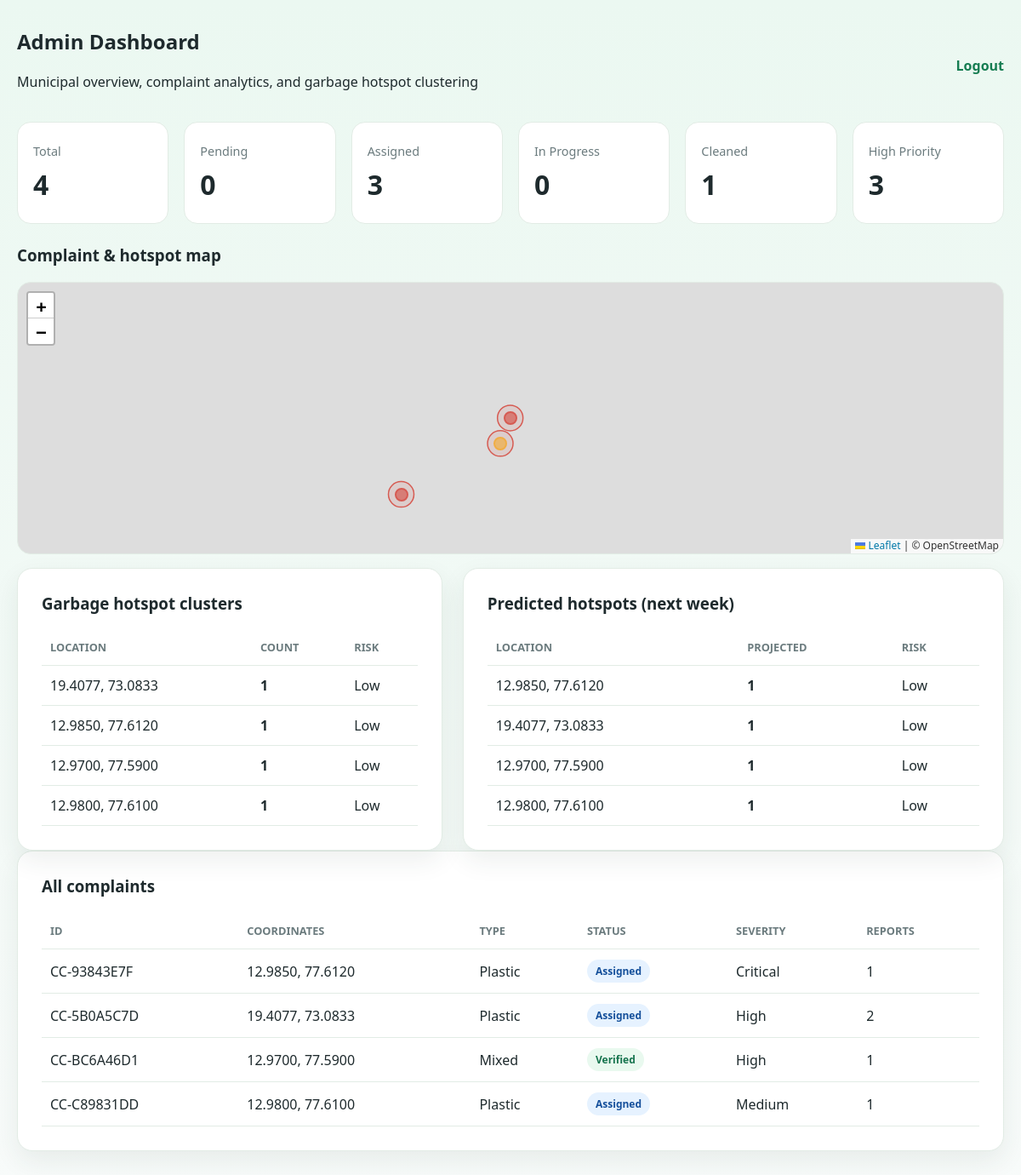
The page /admin (signed in) on the database its author committed.
### tables this page shows
CREATE TABLE complaints (
            id INTEGER PRIMARY KEY AUTOINCREMENT,
            complaint_id TEXT UNIQUE NOT NULL,
            user_id INTEGER NOT NULL,
            image_url TEXT,
            latitude REAL NOT NULL,
            longitude REAL NOT NULL,
            waste_type TEXT,
            severity TEXT,
            status TEXT NOT NULL DEFAULT 'Pending',
            created_at TEXT NOT NULL,
            collector_id INTEGER,
            before_image TEXT,
            after_image TEXT,
            verified INTEGER DEFAULT 0,
            duplicate_of TEXT,
            report_count INTEGER DEFAULT 1,
            priority_score REAL DEFAULT 0.5,
            ai_confidence REAL,
            description TEXT
        );

### clean_city_ai/app.py (the view)
@app.get("/admin", response_class=HTMLResponse)
async def admin_dashboard(request: Request):
    user = _require_role(request, "admin")
    if not user:
        return RedirectResponse(url="/", status_code=303)
    complaints = get_all_complaints()
    hotspots = get_hotspot_clusters()
    stats = get_admin_stats()
    predictions = predict_hotspots(
        [{"latitude": c["latitude"], "longitude": c["longitude"]} for c in complaints]
    )
    complaints_json = json.dumps(complaints, default=str)
    hotspots_json = json.dumps(hotspots, default=str)
    return templates.TemplateResponse(
        request=request,
        name="admin.html",
        context={
            "complaints": complaints,
            "hotspots": hotspots,
            "predictions": predictions,
            "complaints_json": complaints_json,
            "hotspots_json": hotspots_json,
            "user": user,
            **stats,
        },
    )

### templates/admin.html (shortened to what this page needs)
{% extends "base.html" %}
{% block head %}
<link rel="stylesheet" href="https://unpkg.com/leaflet@1.9.4/dist/leaflet.css" />
{% endblock %}
{% block content %}
<div class="page-shell">
  <header class="topbar">
    <div>
      <h2>Admin Dashboard</h2>
      <p>Municipal overview, complaint analytics, and garbage hotspot clustering</p>
    </div>
    <a href="/logout" class="link-btn">Logout</a>
  </header>
  <div class="stats-grid">
    <div class="stat-box"><span>Total</span><strong>{{ total|default(0) }}</strong></div>
    <div class="stat-box"><span>Pending</span><strong>{{ pending|default(0) }}</strong></div>
    <div class="stat-box"><span>Assigned</span><strong>{{ assigned|default(0) }}</strong></div>
    <div class="stat-box"><span>In Progress</span><strong>{{ in_progress|default(0) }}</strong></div>
    <div class="stat-box"><span>Cleaned</span><strong>{{ cleaned|default(0) }}</strong></div>
    <div class="stat-box"><span>High Priority</span><strong>{{ high_priority|default(0) }}</strong></div>
  </div>
  <h3>Complaint & hotspot map</h3>
  <div id="admin-map" class="map-full"></div>
  <div class="layout-grid">
    <section class="card">
      <h3>Garbage hotspot clusters</h3>
      <table>
        <thead>
          <tr>
            <th>Location</th>
            <th>Count</th>
            <th>Risk</th>
          </tr>
        </thead>
        <tbody>
          {% for spot in hotspots %}
          <tr>
            <td>{{ "%.4f"|format(spot.latitude) }}, {{ "%.4f"|format(spot.longitude) }}</td>
            <td><strong>{{ spot.complaint_count }}</strong></td>
            <td>{{ spot.label }}</td>
          </tr>
          {% else %}
          <tr><td colspan="3" class="empty">No hotspot clusters yet.</td></tr>
          {% endfor %}
        </tbody>
      </table>
    </section>
    <section class="card">
      <h3>Predicted hotspots (next week)</h3>
      <table>
        <thead>
          <tr>
            <th>Location</th>
            <th>Projected</th>
            <th>Risk</th>
          </tr>
        </thead>
        <tbody>
          {% for pred in predictions %}
          <tr>
            <td>{{ "%.4f"|format(pred.latitude) }}, {{ "%.4f"|format(pred.longitude) }}</td>
            <td><strong>{{ pred.predicted_complaints_next_week }}</strong></td>
            <td>{{ pred.risk_level }}</td>
          </tr>
          {% else %}
          <tr><td colspan="3" class="empty">Need complaint history to predict hotspots.</td></tr>
          {% endfor %}
        </tbody>
      </table>
    </section>
  </div>
  <section class="card">
    <h3>All complaints</h3>
    <table>
      <thead>
        <tr>
          <th>ID</th>
          <th>Coordinates</th>
          <th>Type</th>
          <th>Status</th>
          <th>Severity</th>
          <th>Reports</th>
        </tr>
      </thead>
      <tbody>
        {% for item in complaints %}
        <tr>
          <td>{{ item.complaint_id }}</td>
          <td>{{ "%.4f"|format(item.latitude) }}, {{ "%.4f"|format(item.longitude) }}</td>
          <td>{{ item.waste_type }}</td>
          <td><span class="status status-{{ item.status | lower | replace(' ', '-') }}">{{ item.status }}</span></td>
          <td>{{ item.severity }}</td>
          <td>{{ item.report_count or 1 }}</td>
        </tr>
        {% else %}
        <tr><td colspan="6" class="empty">No complaints yet.</td></tr>
        {% endfor %}
      </tbody>
    </table>
  </section>
</div>
{% endblock %}

### static/styles.css (style rules this page uses)
:root { --bg: #f3f8f4; --card: #ffffff; --primary: #1f9d65; --primary-dark: #167d52; --secondary: #f4b942; --danger: #d65b52; --text: #1e2a2d; --muted: #6b7b7e; --border: #e2ece5; }
* { box-sizing: border-box; font-family: "Segoe UI", Arial, sans-serif; }
body { margin: 0; background: linear-gradient(180deg, #ebf8f1 0%, #f8fbfa 100%); color: var(--text); }
.page-shell { max-width: 1200px; margin: 0 auto; padding: 32px 20px 60px; }
.card { background: var(--card); border: 1px solid var(--border); border-radius: 18px; box-shadow: 0 12px 30px rgba(36, 58, 49, 0.08); padding: 28px; }
h1, h2, h3, h4, p { margin-top: 0; }
.topbar { display: flex; justify-content: space-between; align-items: center; margin-bottom: 20px; }
.link-btn { color: var(--primary-dark); text-decoration: none; font-weight: 700; }
.layout-grid { display: grid; grid-template-columns: 1.1fr 1.4fr; gap: 24px; }
.status { display: inline-block; border-radius: 999px; padding: 5px 10px; font-size: 0.75rem; font-weight: 700; }
.status-assigned, .status-in-progress { background: #e6f2ff; color: #15509b; }
.status-cleaned, .status-verified { background: #e9f9ef; color: #15734d; }
.stats-grid { display: grid; grid-template-columns: repeat(auto-fit, minmax(150px, 1fr)); gap: 18px; margin-bottom: 24px; }
.stat-box { background: var(--card); border: 1px solid var(--border); border-radius: 16px; padding: 24px 18px; display: flex; flex-direction: column; gap: 8px; }
.stat-box span { color: var(--muted); font-size: 0.9rem; }
.stat-box strong { font-size: 2rem; }
.map-full { height: 320px; border-radius: 16px; border: 1px solid var(--border); margin-bottom: 16px; }
table { width: 100%; border-collapse: collapse; margin-top: 12px; }
th, td { text-align: left; padding: 12px 10px; border-bottom: 1px solid var(--border); }
th { color: var(--muted); font-size: 0.8rem; text-transform: uppercase; }

### rows shown on the page
complaints: complaint_id "CC-93843E7F", latitude "12.9850", longitude "77.6120", waste_type "Plastic", status "Assigned", severity "Critical", report_count "1"
complaints: complaint_id "CC-5B0A5C7D", latitude "19.4077", longitude "73.0833", waste_type "Plastic", status "Assigned", severity "High", report_count "2"
complaints: complaint_id "CC-BC6A46D1", latitude "12.9700", longitude "77.5900", waste_type "Mixed", status "Verified", severity "High", report_count "1"
complaints: complaint_id "CC-C89831DD", latitude "12.9800", longitude "77.6100", waste_type "Plastic", status "Assigned", severity "Medium", report_count "1"

### other values the page prints
{{ total|default(0) }} "4"
{{ pending|default(0) }} "0"
{{ assigned|default(0) }} "3"
{{ in_progress|default(0) }} "0"
{{ cleaned|default(0) }} "1"
{{ high_priority|default(0) }} "3"
{{ "%.4f"|format(spot.latitude) }} "19.4077" "12.9850" "12.9700" "12.9800"
{{ "%.4f"|format(spot.longitude) }} "73.0833" "77.6120" "77.5900" "77.6100"
{{ spot.complaint_count }} "1" "1" "1" "1"
{{ spot.label }} "Low" "Low" "Low" "Low"
{{ "%.4f"|format(pred.latitude) }} "12.9850" "19.4077" "12.9700" "12.9800"
{{ "%.4f"|format(pred.longitude) }} "77.6120" "73.0833" "77.5900" "77.6100"
{{ pred.predicted_complaints_next_week }} "1" "1" "1" "1"
{{ pred.risk_level }} "Low" "Low" "Low" "Low"
